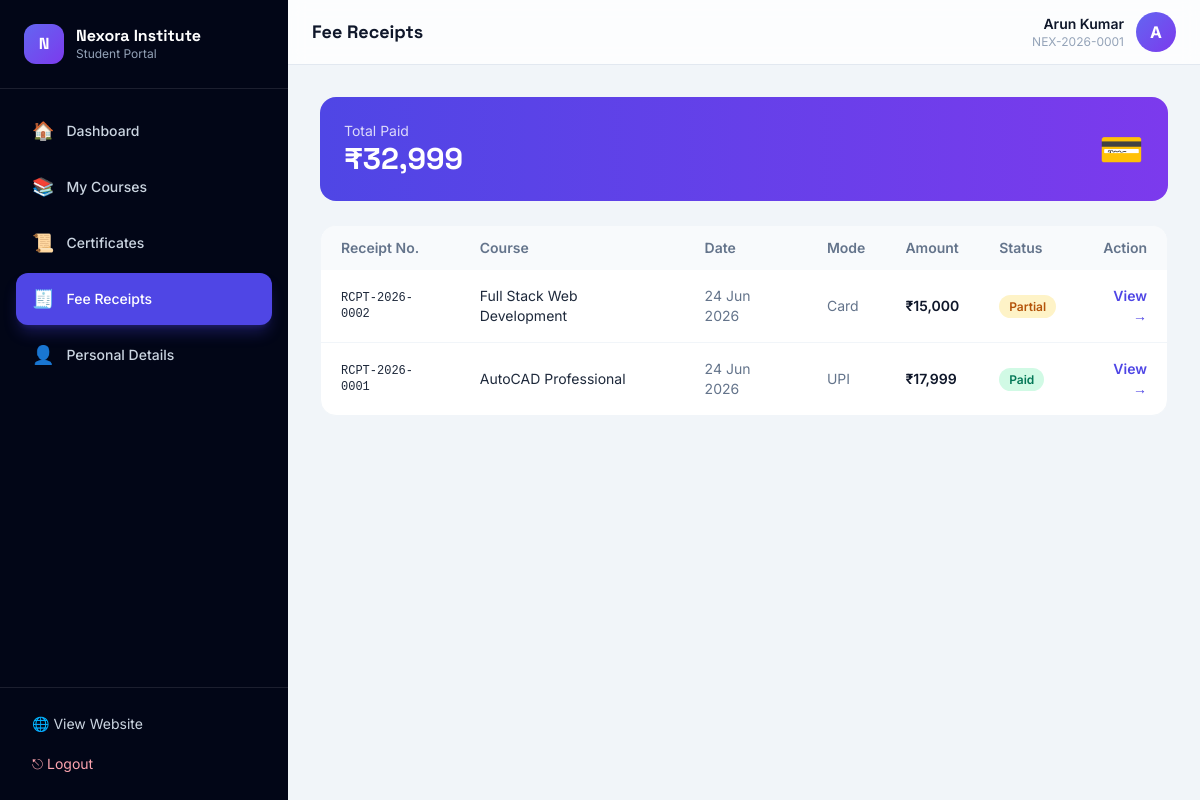
The page /student/payments.php (signed in) on the database its author committed.
### tables this page shows
CREATE TABLE students (
  id            INT AUTO_INCREMENT PRIMARY KEY,
  student_code  VARCHAR(40) NOT NULL UNIQUE,
  name          VARCHAR(140) NOT NULL,
  email         VARCHAR(150) NOT NULL UNIQUE,
  phone         VARCHAR(20)  NULL,
  password_hash VARCHAR(255) NOT NULL,
  dob           DATE NULL,
  gender        ENUM('Male','Female','Other') NULL,
  address       VARCHAR(255) NULL,
  photo         VARCHAR(255) NULL,
   
  details_locked TINYINT(1) DEFAULT 0,
  status        ENUM('active','inactive') DEFAULT 'active',
  created_at    TIMESTAMP DEFAULT CURRENT_TIMESTAMP
);

CREATE TABLE payments (
  id           INT AUTO_INCREMENT PRIMARY KEY,
  receipt_no   VARCHAR(40) NOT NULL UNIQUE,
  student_id   INT NOT NULL,
  course_id    INT NULL,
  amount       DECIMAL(10,2) NOT NULL,
  mode         ENUM('Cash','UPI','Card','Bank Transfer','Cheque') DEFAULT 'Cash',
  status       ENUM('paid','pending','partial') DEFAULT 'paid',
  paid_on      DATE DEFAULT (CURRENT_DATE),
  remarks      VARCHAR(255) NULL,
  generated_by INT NULL,
  created_at   TIMESTAMP DEFAULT CURRENT_TIMESTAMP,
  CONSTRAINT fk_pay_student FOREIGN KEY (student_id) REFERENCES students(id) ON DELETE CASCADE,
  CONSTRAINT fk_pay_course  FOREIGN KEY (course_id)  REFERENCES courses(id)  ON DELETE SET NULL,
  CONSTRAINT fk_pay_admin   FOREIGN KEY (generated_by) REFERENCES admins(id) ON DELETE SET NULL
);

CREATE TABLE courses (
  id              INT AUTO_INCREMENT PRIMARY KEY,
  title           VARCHAR(160) NOT NULL,
  slug            VARCHAR(180) NOT NULL UNIQUE,
  category_id     INT NULL,
  short_desc      VARCHAR(255) NULL,
  description     TEXT NULL,
  duration        VARCHAR(60)  DEFAULT '3 Months',
  level           ENUM('Beginner','Intermediate','Advanced') DEFAULT 'Beginner',
  price           DECIMAL(10,2) DEFAULT 0,
  discount_price  DECIMAL(10,2) NULL,
  software        VARCHAR(255) NULL,
  syllabus        TEXT NULL,
  image           VARCHAR(255) NULL,
  is_featured     TINYINT(1) DEFAULT 0,
  status          ENUM('active','draft') DEFAULT 'active',
  created_at      TIMESTAMP DEFAULT CURRENT_TIMESTAMP,
  CONSTRAINT fk_course_cat FOREIGN KEY (category_id) REFERENCES categories(id) ON DELETE SET NULL
);

### includes/functions.php (called while the page is built, shortened)
<?php
require_once __DIR__ . '/../config/database.php';
function e(?string $str): string
{
    return htmlspecialchars($str ?? '', ENT_QUOTES, 'UTF-8');
}
function url(string $path = ''): string
{
    return BASE_URL . '/' . ltrim($path, '/');
}
function money($amount): string
{
    return '₹' . number_format((float)$amount, 0);
}
function fmt_date(?string $date, string $format = 'd M Y'): string
{
    $ts = strtotime($date);
    return $ts ? date($format, $ts) : '-';
}
function settings(): array
{
    $cache = [];
    try {
        $rows = db()->query('SELECT skey, svalue FROM settings')->fetchAll();
        foreach ($rows as $r) {
            $cache[$r['skey']] = $r['svalue'];
        }
    } catch (Throwable $e) {
        $cache = [];
    }
    return $cache;
}
function setting(string $key, string $default = ''): string
{
    $s = settings();
    return $s[$key] ?? $default;
}
function student_logged_in(): bool
{
    return !empty($_SESSION['student_id']);
}
function current_student(): ?array
{
    static $student = null;
    if ($student === null) {
        $stmt = db()->prepare('SELECT * FROM students WHERE id = ?');
        $stmt->execute([$_SESSION['student_id']]);
        $student = $stmt->fetch() ?: null;
    }
    return $student;
}

### config/database.php (called while the page is built, shortened)
<?php
function db(): PDO
{
    if (isset($GLOBALS['__app_pdo']) && $GLOBALS['__app_pdo'] instanceof PDO) {
        return $GLOBALS['__app_pdo'];
    }
    $dsn = sprintf('mysql:host=%s;dbname=%s;charset=%s', DB_HOST, DB_NAME, DB_CHARSET);
    $options = [
        PDO::ATTR_ERRMODE            => PDO::ERRMODE_EXCEPTION,
        PDO::ATTR_DEFAULT_FETCH_MODE => PDO::FETCH_ASSOC,
        PDO::ATTR_EMULATE_PREPARES   => false,
    ];
    return $GLOBALS['__app_pdo'];
}

### student/payments.php (the view, shortened to what this page needs)
<?php
require_once __DIR__ . '/_layout.php';
$sid = $student['id'];
$pays = db()->prepare(
  "SELECT p.*, c.title AS course_title FROM payments p
   LEFT JOIN courses c ON c.id=p.course_id
   WHERE p.student_id=? ORDER BY p.id DESC"
);
$pays->execute([$sid]);
$pays = $pays->fetchAll();
$total = 0; foreach ($pays as $p) { if (in_array($p['status'],['paid','partial'])) $total += $p['amount']; }
student_layout_top('payments', 'Fee Receipts');
?>
<div class="rounded-2xl bg-gradient-to-r from-brand-600 to-violet-600 text-white p-6 mb-6 flex items-center justify-between">
  <div><p class="text-white/80 text-sm">Total Paid</p><p class="font-display text-3xl font-bold"><?= money($total) ?></p></div>
  <span class="text-4xl">💳</span>
</div>
<?php if (!$pays): ?>
  <div class="rounded-2xl bg-white border border-slate-100 p-12 text-center">
    <p class="text-5xl">🧾</p>
    <p class="mt-4 text-lg font-semibold text-slate-700">No receipts yet</p>
    <p class="text-slate-500 mt-1">Fee receipts are generated by admin. They'll appear here once available.</p>
  </div>
<?php else: ?>
  <div class="rounded-2xl bg-white border border-slate-100 overflow-hidden">
    <div class="overflow-x-auto">
      <table class="w-full text-sm">
        <thead class="bg-slate-50 text-slate-500 text-left">
          <tr>
            <th class="px-5 py-3 font-semibold">Receipt No.</th>
            <th class="px-5 py-3 font-semibold">Course</th>
            <th class="px-5 py-3 font-semibold">Date</th>
            <th class="px-5 py-3 font-semibold">Mode</th>
            <th class="px-5 py-3 font-semibold">Amount</th>
            <th class="px-5 py-3 font-semibold">Status</th>
            <th class="px-5 py-3 font-semibold text-right">Action</th>
          </tr>
        </thead>
        <tbody class="divide-y divide-slate-100">
          <?php foreach ($pays as $p):
            $badge = $p['status']==='paid' ? 'bg-emerald-100 text-emerald-700' : ($p['status']==='partial' ? 'bg-amber-100 text-amber-700' : 'bg-rose-100 text-rose-700');
          ?>
            <tr class="hover:bg-slate-50">
              <td class="px-5 py-4 font-mono text-xs"><?= e($p['receipt_no']) ?></td>
              <td class="px-5 py-4"><?= e($p['course_title'] ?? '—') ?></td>
              <td class="px-5 py-4 text-slate-500"><?= fmt_date($p['paid_on']) ?></td>
              <td class="px-5 py-4 text-slate-500"><?= e($p['mode']) ?></td>
              <td class="px-5 py-4 font-semibold text-slate-900"><?= money($p['amount']) ?></td>
              <td class="px-5 py-4"><span class="px-2.5 py-1 rounded-full text-xs font-semibold <?= $badge ?> capitalize"><?= e($p['status']) ?></span></td>
              <td class="px-5 py-4 text-right"><a href="<?= url('student/payments.php?receipt=' . $p['id']) ?>" class="font-semibold text-brand-600 hover:text-brand-700">View →</a></td>
            </tr>
          <?php endforeach; ?>
        </tbody>
      </table>
    </div>
  </div>
<?php endif; ?>
<?php student_layout_bottom(); ?>

### student/_layout.php (shortened to what this page needs)
<?php
require_once __DIR__ . '/../includes/functions.php';
$student = current_student();
function student_layout_top(string $active, string $title): void
{
    global $student;
    $nav = [
        'dashboard'   => ['Dashboard',     '🏠', 'dashboard.php'],
        'courses'     => ['My Courses',    '📚', 'courses.php'],
        'certificate' => ['Certificates',  '📜', 'certificate.php'],
        'payments'    => ['Fee Receipts',  '🧾', 'payments.php'],
        'profile'     => ['Personal Details', '👤', 'profile.php'],
    ];
    ?>
<!DOCTYPE html>
<html lang="en" class="scroll-smooth">
<head>
<script src="https://cdn.tailwindcss.com"></script>
<link rel="stylesheet" href="<?= url('assets/css/style.css') ?>">
</head>
<body class="font-sans bg-slate-100 text-slate-800 antialiased">
<div class="min-h-screen lg:flex">
  <aside id="sidebar" class="fixed lg:static inset-y-0 left-0 z-40 w-72 bg-slate-950 text-slate-300 transform -translate-x-full lg:translate-x-0 transition-transform duration-300 flex flex-col">
    <div class="p-6 flex items-center gap-3 border-b border-white/10">
      <span class="grid place-items-center w-10 h-10 rounded-xl bg-gradient-to-br from-brand-500 to-violet-600 text-white font-display font-bold">N</span>
      <div><p class="font-display font-bold text-white leading-tight"><?= e(setting('site_name')) ?></p><p class="text-xs text-slate-400">Student Portal</p></div>
    </div>
    <nav class="flex-1 p-4 space-y-1">
      <?php foreach ($nav as $key => $item): $is = $key === $active; ?>
        <a href="<?= url('student/' . $item[2]) ?>" class="flex items-center gap-3 px-4 py-3 rounded-xl text-sm font-medium transition <?= $is ? 'bg-brand-600 text-white shadow-lg shadow-brand-600/30' : 'hover:bg-white/5 hover:text-white' ?>">
          <span class="text-lg"><?= $item[1] ?></span><?= $item[0] ?>
        </a>
      <?php endforeach; ?>
    </nav>
    <div class="p-4 border-t border-white/10">
      <a href="<?= url('index.php') ?>" class="flex items-center gap-3 px-4 py-2.5 rounded-xl text-sm hover:bg-white/5 hover:text-white transition">🌐 View Website</a>
      <a href="<?= url('student/logout.php') ?>" class="flex items-center gap-3 px-4 py-2.5 rounded-xl text-sm text-rose-300 hover:bg-rose-500/10 transition">⎋ Logout</a>
    </div>
  </aside>
  <div class="flex-1 min-w-0 flex flex-col">
    <header class="sticky top-0 z-20 bg-white/80 backdrop-blur border-b border-slate-200">
      <div class="px-4 sm:px-6 h-16 flex items-center justify-between">
        <div class="flex items-center gap-3">
          <h1 class="font-display font-bold text-lg text-slate-900"><?= e($title) ?></h1>
        </div>
        <div class="flex items-center gap-3">
          <div class="text-right hidden sm:block"><p class="text-sm font-semibold text-slate-900"><?= e($student['name']) ?></p><p class="text-xs text-slate-400"><?= e($student['student_code']) ?></p></div>
          <span class="grid place-items-center w-10 h-10 rounded-full bg-gradient-to-br from-brand-500 to-violet-600 text-white font-bold"><?= e(strtoupper(substr($student['name'],0,1))) ?></span>
        </div>
      </div>
    </header>
    <main class="flex-1 p-4 sm:p-6 lg:p-8">
    <?php
}
function student_layout_bottom(): void
{
    ?>
    </main>
  </div>
</div>
</body>
</html>
    <?php
}

### assets/css/style.css (style rules this page uses)
:root { --brand: #4f46e5; --brand-light: #818cf8; }
html { -webkit-tap-highlight-color: transparent; }

### rows shown on the page
students: name "Arun Kumar", student_code "NEX-2026-0001", name "A"
payments: receipt_no "RCPT-2026-0002", course.title "Full Stack Web Development", paid_on "24 Jun 2026", mode "Card", amount "₹15,000", status "Partial"
payments: receipt_no "RCPT-2026-0001", course.title "AutoCAD Professional", paid_on "24 Jun 2026", mode "UPI", amount "₹17,999", status "Paid"

### other values the page prints
setting('site_name') "Nexora Institute"
$item[1] "🏠"
$item[0] "Dashboard"
$item[1] "📚"
$item[0] "My Courses"
$item[1] "📜"
$item[0] "Certificates"
$item[1] "🧾"
$item[0] "Fee Receipts"
$item[1] "👤"
$item[0] "Personal Details"
$title "Fee Receipts"
money($total) "₹32,999"
